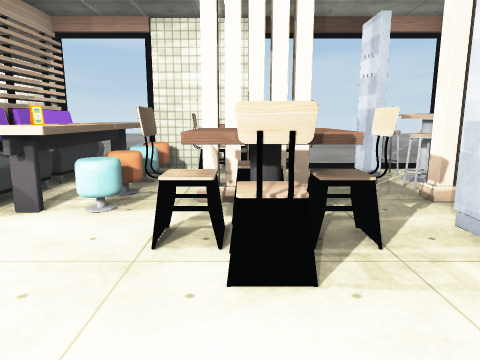
view 1 (above)

24 first-person views from a walk through a 3-D level made in the Unity game engine. The camera is 1.3 m above the floor, tilts 10° down and sees 70° across. The floor is counted in squares, 1 m on a side. Each view is taken from the middle of a square. On the plan, view 1 faces up. The plan holds only what a view shows up to about 15 squares ahead; the rest is blank. The place goes on beyond the plan. The player character is not drawn. Door leaves are left out, so doorways stand open. Some surface patterns are stand-ins.

view 2
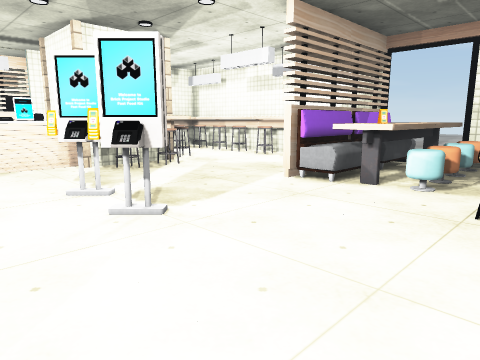

view 3
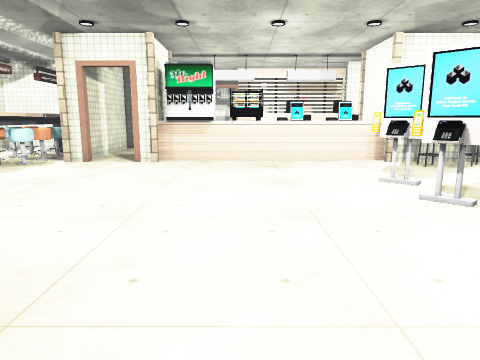

view 4
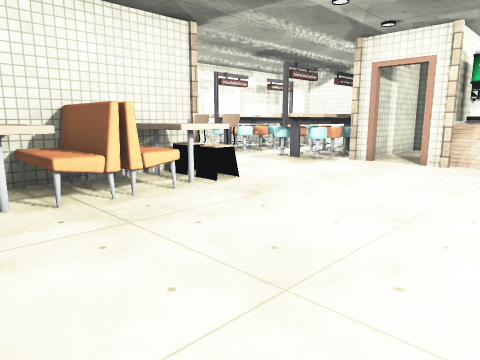

view 5
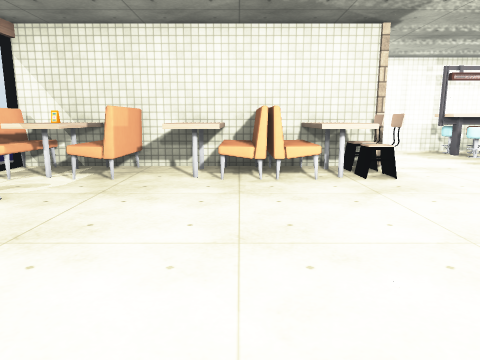

view 6
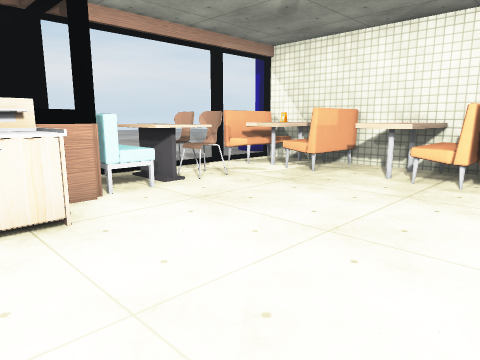

view 7
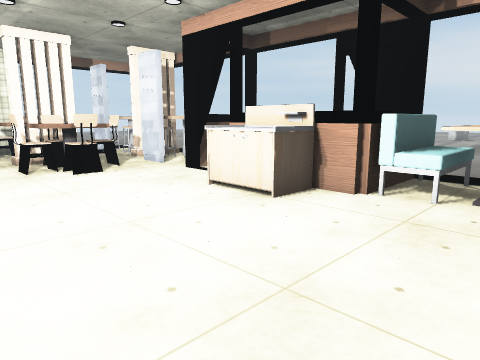

view 8
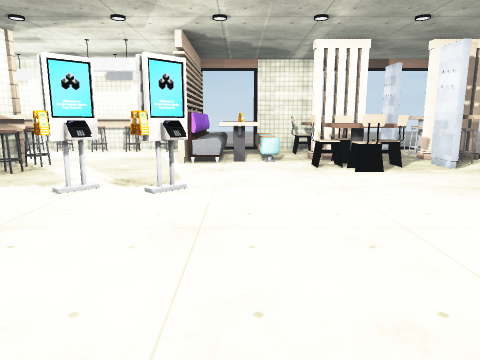

view 9
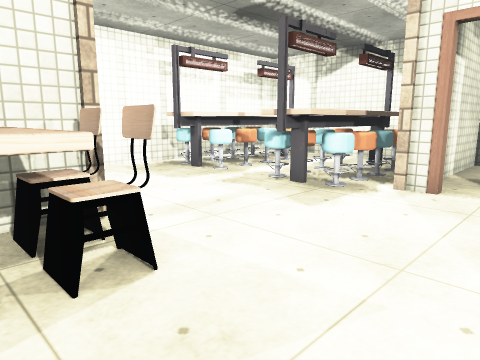

view 10
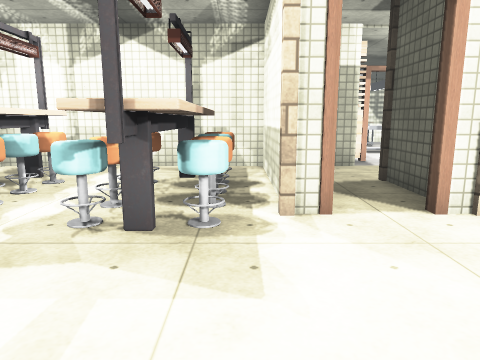

view 11
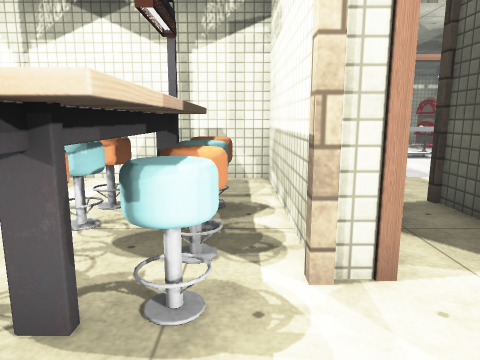

view 12
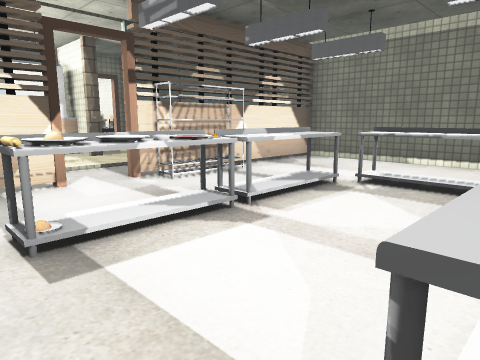

view 13
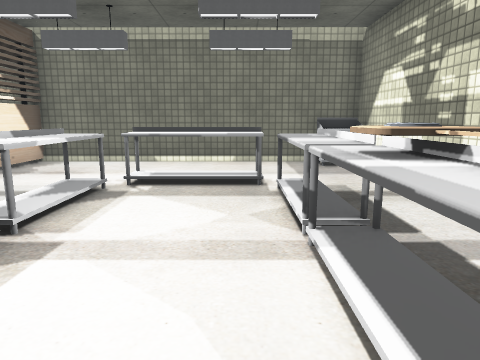

view 14
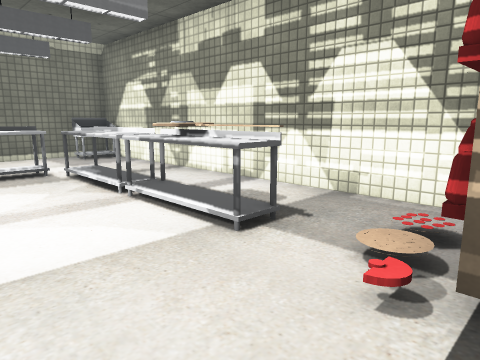

view 15
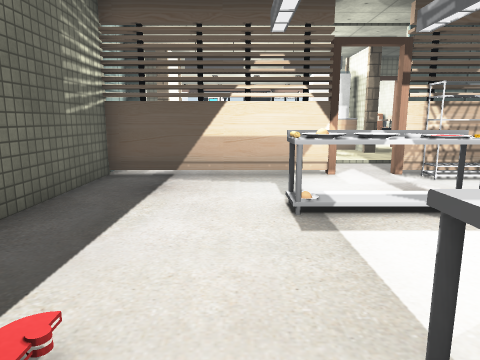

view 16
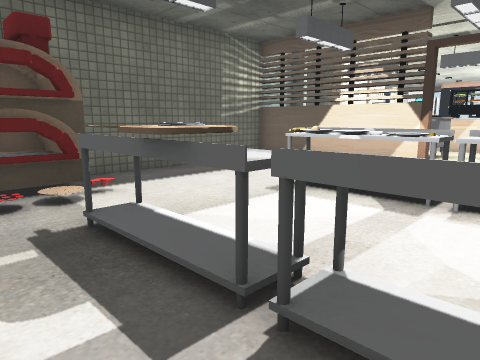

view 17
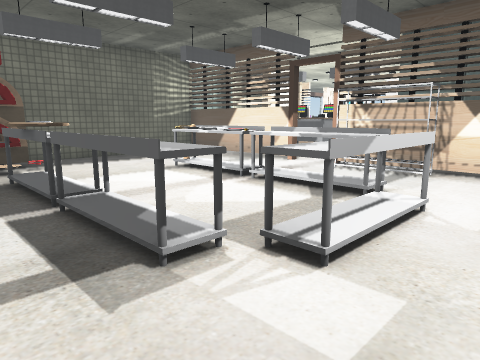

view 18
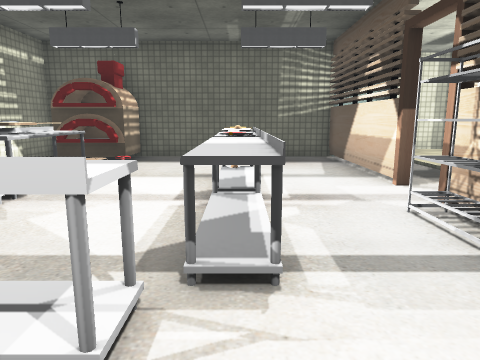

view 19
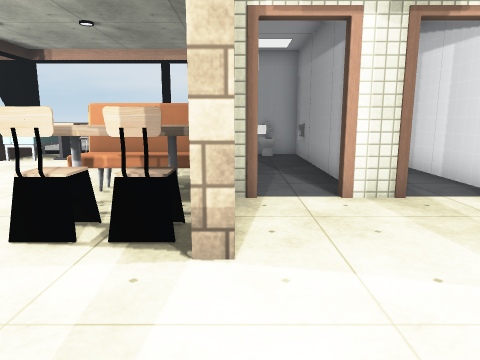

view 20
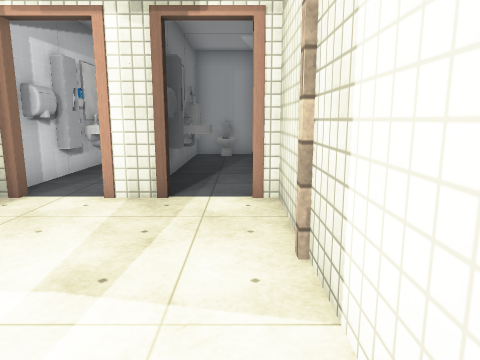

view 21
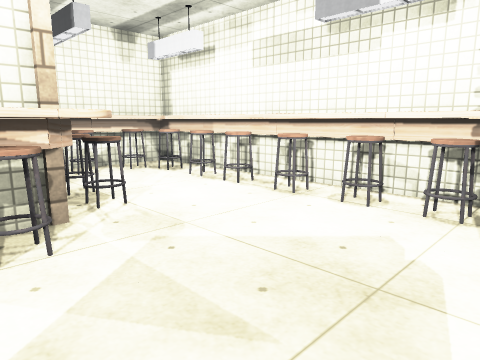

view 22
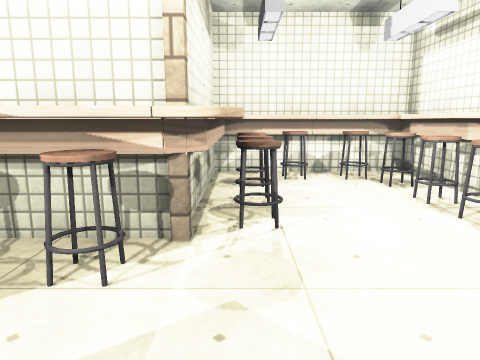

view 23
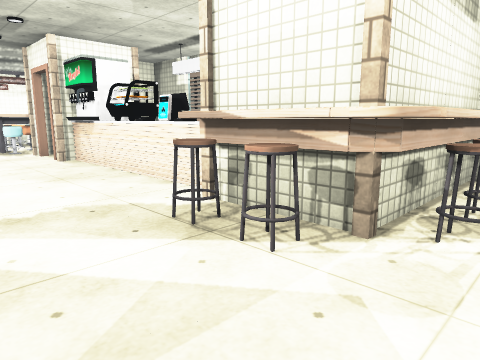

view 24
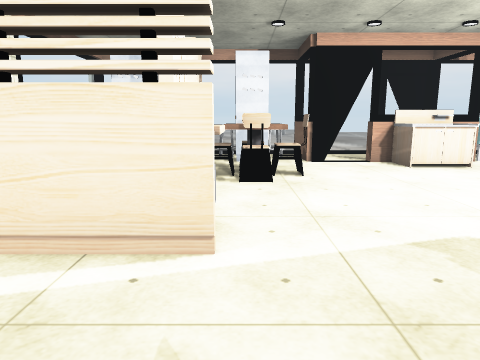

### Floor plan
Key: @ floor where view 1 was taken; # wall or solid block; x gap in a wall; . floor; / step, stairs or slope; D open door; = window, fence, low wall or low ledge; ^ raised ledge; T thing the floor can be seen under or through; O other object.
Columns run from 27 left of view 1 to 5 right of it. Each row starts with its distance up from view 1.
  9              OO########OO### ...O
  8             #OOOOOOOOO#OOOOOO.O
  7             #O........#OOOOOO.O
  6             #O........#OOO#O#..x/
  5             #OOOOOO...#OOO#O#.#OO
  4             #####OO....OO.OOO.#OO
  3             # .  #O.......OOO.#OO
  2 #############..O#OO...........x^#
  1 ####......T.    OO...OO.......#..
  0 #.##......T..   OO...OOO...@..x..
 -1 #.........T..  .OO..........OOO #
 -2 #..O...O..T..OO.OO..........OOO D
 -3 #..O...O..T..OO.OO............#^D
 -4 #..O...O..D.....OO............OOO
 -5 #..O...O..#.....OO............OOO
 -6 #..O...O..#.#..O#O............OOO
 -7 #..O...O..#.# ...D...............
 -8 #...OOO...#.#####O.....OOOOO.OOO#
 -9 #.........#.#..OOOO....OOOOO.OOOO
-10 #.........#.#.OOOOOO...OO OO.OOOO
-11 #OO.......#.#.OOOOO...O#####OO###
-12  ############............D...O.OO
-13             #.OOOOO......### O###
-14             #.OOOOOO.....D##OO#O#
-15             #..OOOO......D=#   OO
-16              #########O######

Where each view was taken, in squares from view 1:
view 1: 0 up, 0 right, facing up
view 2: 2 down, 0 right, facing up-left
view 3: 3 down, 1 right, facing left
view 4: 3 down, 1 right, facing down-left
view 5: 1 down, 1 left, facing down
view 6: 1 down, 3 left, facing down-right
view 7: 6 down, 3 left, facing up-right
view 8: 6 down, 3 left, facing up
view 9: 6 down, 3 left, facing down-left
view 10: 9 down, 5 left, facing left
view 11: 9 down, 7 left, facing left
view 12: 1 down, 24 left, facing down-right
view 13: 1 down, 23 left, facing down
view 14: 1 up, 21 left, facing down-left
view 15: 1 down, 25 left, facing right
view 16: 6 down, 26 left, facing up-right
view 17: 10 down, 26 left, facing up-right
view 18: 10 down, 20 left, facing up
view 19: 11 down, 8 left, facing right
view 20: 15 down, 8 left, facing right
view 21: 3 up, 5 left, facing up-left
view 22: 5 up, 6 left, facing left
view 23: 6 up, 6 left, facing down-left
view 24: 4 up, 8 left, facing right
